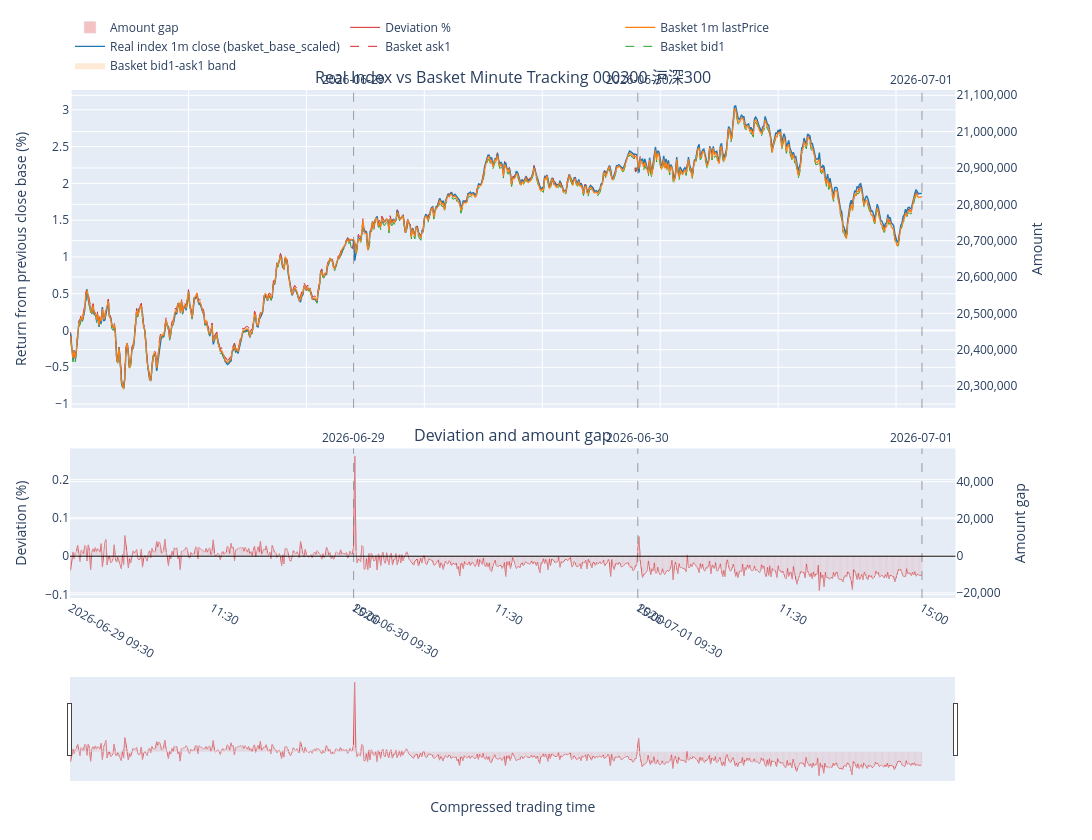

Here is the notebook cell this chart was saved with:
### Code cell
print("Baseline date:", baseline_date_dash)
print("Close weight data date:", closeweight_data_date)
print("Fitting dates:", fitting_date_ls)
print("Rule file:", rule_file_path)
print("Apply corporate actions:", apply_corporate_actions_to_basket)
print("Real index price caliber:", real_index_price_caliber)
print("Real index amount mode:", real_index_amount_mode)
print("[Daily Tracking Stats]")
display(df_daily_tracking_stats[[
    "fitting_date",
    "diff_mean_pct",
    "diff_std_pct",
    "diff_max_positive_pct",
    "diff_max_negative_pct",
    "diff_pct95_pct",
    "n_minutes",
    "daily_dividend_cash",
    "cumulative_dividend_cash",
    "corporate_action_enabled",
    "real_index_base_price",
    "real_index_price_caliber",
    "real_index_amount_mode",
]])
print("[Quantity Adjustments]")
display(df_quantity_adjustments.head(20))
print("[Dividend Records]")
display(df_dividend_records.head(20))
display(outputs["matplotlib_fig"])
display(outputs["plotly_fig"])

### Figure 1 — Plotly figure (JSON) as saved in the notebook; plotly's stock layout.template omitted (floating-point values rounded to 4 significant figures; data arrays with more than 128 entries replaced by an {"elided": "..."} marker saying what was removed)
{"data": [{"hoverinfo": "skip", "line": {"width": 0}, "mode": "lines", "showlegend": false, "type": "scatter", "x": {"elided": "723 float values"}, "xaxis": "x", "y": {"elided": "723 float values"}, "yaxis": "y"}, {"customdata": {"elided": "723x1 str values"}, "fill": "tonexty", "fillcolor": "rgba(255,127,14,0.16)", "hovertemplate": "Time=%{customdata[0]}<extra></extra>", "line": {"width": 0}, "mode": "lines", "name": "Basket bid1-ask1 band", "type": "scatter", "x": {"elided": "723 float values"}, "xaxis": "x", "y": {"elided": "723 float values"}, "yaxis": "y"}, {"customdata": {"elided": "723x1 str values"}, "hovertemplate": "Time=%{customdata[0]}<br>Return=%{y:.4f}%<extra></extra>", "line": {"color": "#2ca02c", "dash": "dash", "width": 1}, "mode": "lines", "name": "Basket bid1", "type": "scatter", "x": {"elided": "723 float values"}, "xaxis": "x", "y": {"elided": "723 float values"}, "yaxis": "y"}, {"customdata": {"elided": "723x1 str values"}, "hovertemplate": "Time=%{customdata[0]}<br>Return=%{y:.4f}%<extra></extra>", "line": {"color": "#d62728", "dash": "dash", "width": 1}, "mode": "lines", "name": "Basket ask1", "type": "scatter", "x": {"elided": "723 float values"}, "xaxis": "x", "y": {"elided": "723 float values"}, "yaxis": "y"}, {"customdata": {"elided": "723x2 mixed values"}, "hovertemplate": "Time=%{customdata[0]}<br>Return=%{y:.4f}%<br>Amount=%{customdata[1]:,.2f}<extra></extra>", "line": {"color": "#1f77b4", "width": 1.4}, "mode": "lines", "name": "Real index 1m close (basket_base_scaled)", "type": "scatter", "x": {"elided": "723 float values"}, "xaxis": "x", "y": {"elided": "723 float values"}, "yaxis": "y"}, {"customdata": {"elided": "723x2 mixed values"}, "hovertemplate": "Time=%{customdata[0]}<br>Return=%{y:.4f}%<br>Amount=%{customdata[1]:,.2f}<extra></extra>", "line": {"color": "#ff7f0e", "width": 1.2}, "mode": "lines", "name": "Basket 1m lastPrice", "type": "scatter", "x": {"elided": "723 float values"}, "xaxis": "x", "y": {"elided": "723 float values"}, "yaxis": "y"}, {"hoverinfo": "skip", "line": {"width": 0}, "mode": "lines", "opacity": 0, "showlegend": false, "type": "scatter", "x": {"elided": "723 float values"}, "xaxis": "x", "y": {"elided": "723 float values"}, "yaxis": "y2"}, {"hoverinfo": "skip", "line": {"width": 0}, "mode": "lines", "opacity": 0, "showlegend": false, "type": "scatter", "x": {"elided": "723 float values"}, "xaxis": "x", "y": {"elided": "723 float values"}, "yaxis": "y2"}, {"customdata": {"elided": "723x2 mixed values"}, "hovertemplate": "Time=%{customdata[0]}<br>Deviation=%{y:.4f}%<br>Amount gap=%{customdata[1]:,.2f}<extra></extra>", "line": {"color": "#d62728", "width": 1}, "mode": "lines", "name": "Deviation %", "type": "scatter", "x": {"elided": "723 float values"}, "xaxis": "x2", "y": {"elided": "723 float values"}, "yaxis": "y3"}, {"customdata": {"elided": "723x1 str values"}, "hovertemplate": "Time=%{customdata[0]}<br>Amount gap=%{y:,.2f}<extra></extra>", "marker": {"color": "rgba(214,39,40,0.28)"}, "name": "Amount gap", "type": "bar", "x": {"elided": "723 float values"}, "xaxis": "x2", "y": {"elided": "723 float values"}, "yaxis": "y4"}], "layout": {"annotations": [{"font": {"size": 16}, "showarrow": false, "text": "Real Index vs Basket Minute Tracking 000300 沪深300", "x": 0.47, "xanchor": "center", "xref": "paper", "y": 1, "yanchor": "bottom", "yref": "paper"}, {"font": {"size": 16}, "showarrow": false, "text": "Deviation and amount gap", "x": 0.47, "xanchor": "center", "xref": "paper", "y": 0.2944, "yanchor": "bottom", "yref": "paper"}, {"showarrow": false, "text": "2026-06-29", "x": 240, "xanchor": "center", "xref": "x", "y": 1, "yanchor": "bottom", "yref": "y domain"}, {"showarrow": false, "text": "2026-06-29", "x": 240, "xanchor": "center", "xref": "x2", "y": 1, "yanchor": "bottom", "yref": "y3 domain"}, {"showarrow": false, "text": "2026-06-30", "x": 481, "xanchor": "center", "xref": "x", "y": 1, "yanchor": "bottom", "yref": "y domain"}, {"showarrow": false, "text": "2026-06-30", "x": 481, "xanchor": "center", "xref": "x2", "y": 1, "yanchor": "bottom", "yref": "y3 domain"}, {"showarrow": false, "text": "2026-07-01", "x": 722, "xanchor": "center", "xref": "x", "y": 1, "yanchor": "bottom", "yref": "y domain"}, {"showarrow": false, "text": "2026-07-01", "x": 722, "xanchor": "center", "xref": "x2", "y": 1, "yanchor": "bottom", "yref": "y3 domain"}], "height": 840, "hovermode": "x unified", "legend": {"orientation": "h", "x": 0, "xanchor": "left", "y": 1.02, "yanchor": "bottom"}, "margin": {"b": 60, "l": 70, "r": 80, "t": 90}, "shapes": [{"line": {"color": "rgba(120,120,120,0.7)", "dash": "dash", "width": 1}, "type": "line", "x0": 240, "x1": 240, "xref": "x", "y0": 0, "y1": 1, "yref": "y domain"}, {"line": {"color": "rgba(120,120,120,0.7)", "dash": "dash", "width": 1}, "type": "line", "x0": 240, "x1": 240, "xref": "x2", "y0": 0, "y1": 1, "yref": "y3 domain"}, {"line": {"color": "rgba(120,120,120,0.7)", "dash": "dash", "width": 1}, "type": "line", "x0": 481, "x1": 481, "xref": "x", "y0": 0, "y1": 1, "yref": "y domain"}, {"line": {"color": "rgba(120,120,120,0.7)", "dash": "dash", "width": 1}, "type": "line", "x0": 481, "x1": 481, "xref": "x2", "y0": 0, "y1": 1, "yref": "y3 domain"}, {"line": {"color": "rgba(120,120,120,0.7)", "dash": "dash", "width": 1}, "type": "line", "x0": 722, "x1": 722, "xref": "x", "y0": 0, "y1": 1, "yref": "y domain"}, {"line": {"color": "rgba(120,120,120,0.7)", "dash": "dash", "width": 1}, "type": "line", "x0": 722, "x1": 722, "xref": "x2", "y0": 0, "y1": 1, "yref": "y3 domain"}, {"line": {"color": "black", "width": 1}, "type": "line", "x0": 0, "x1": 1, "xref": "x2 domain", "y0": 0, "y1": 0, "yref": "y3"}], "width": 1350, "xaxis": {"anchor": "y", "domain": [0, 0.94], "matches": "x2", "showticklabels": false}, "xaxis2": {"anchor": "y3", "domain": [0, 0.94], "rangeslider": {"visible": true}, "tickmode": "array", "ticktext": ["2026-06-29\n09:30", "11:30", "15:00", "2026-06-30\n09:30", "11:30", "15:00", "2026-07-01\n09:30", "11:30", "15:00"], "tickvals": [0, 120, 240, 241, 361, 481, 482, 602, 722], "title": {"text": "Compressed trading time"}}, "yaxis": {"anchor": "x", "domain": [0.3744, 1], "title": {"text": "Return from previous close base (%)"}}, "yaxis2": {"anchor": "x", "overlaying": "y", "side": "right", "tickformat": ",.0f", "title": {"text": "Amount"}}, "yaxis3": {"anchor": "x2", "domain": [0, 0.2944], "title": {"text": "Deviation (%)"}}, "yaxis4": {"anchor": "x2", "overlaying": "y3", "side": "right", "tickformat": ",.0f", "title": {"text": "Amount gap"}}}}
